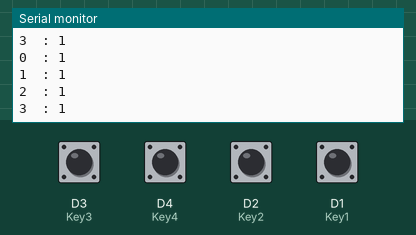
This sketch was run on a simulated ESP8266 (NodeMCU). Parts: the last lines printed to the serial monitor. The test bench sets the inputs (shaded band); at power-on: D1 (Key1), D2 (Key2), D3 (Key3), D4 (Key4) HIGH.

Above: at 1.3 s.
1.4 s: D3 (Key3) pulled LOW for 0.3 s
At 1.9 s:
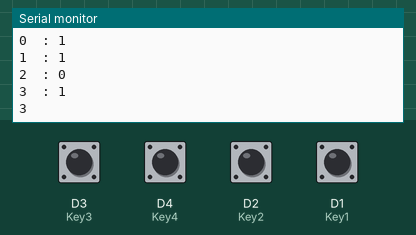
3.2 s: D4 (Key4) pulled LOW for 1 s
At 3.9 s:
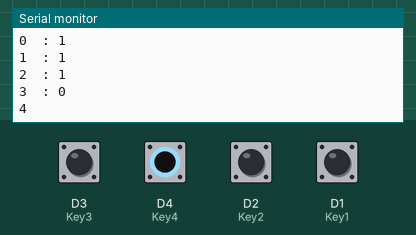
5.7 s: D2 (Key2) pulled LOW for 1 s
At 6.4 s:
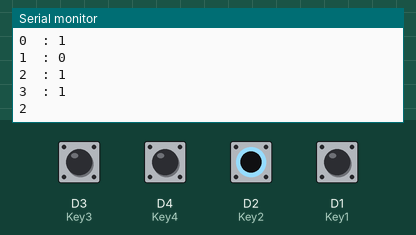
8.2 s: D1 (Key1) pulled LOW for 1 s
At 8.9 s:
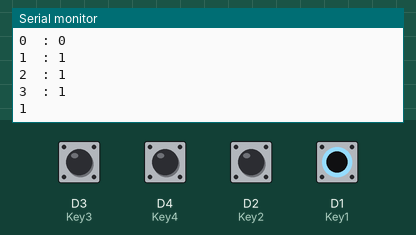
Timing chart, 0 to 11.2 s (numbered marks = the images above; inputs shaded):
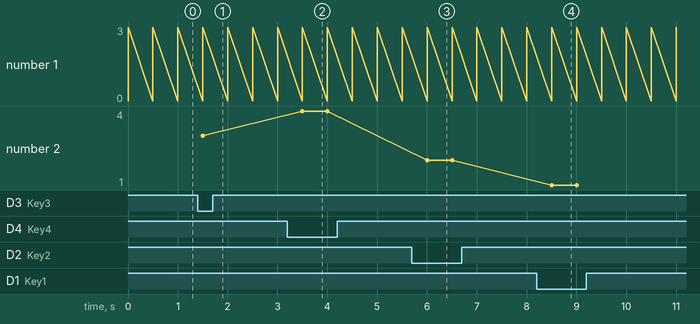

Measured:
- after the input at 1.4 s, the serial monitor: prints a new line after 0.10 s (image 1)
- after the input at 3.2 s, the serial monitor: prints a new line after 0.30 s (image 2)
- after the input at 5.7 s, the serial monitor: prints a new line after 0.30 s (image 3)
- after the input at 8.2 s, the serial monitor: prints a new line after 0.30 s (image 4)
- plotted number 2: 3 → 4 after the input at 3.2 s

The sketch:

Door0.ino
```cpp
const uint8_t Key1 = D1;
const uint8_t Key2 = D2;
const uint8_t Key3 = D3;
const uint8_t Key4 = D4;


const int buttonPin[4] = {Key1 , Key2 ,Key3 ,Key4 };

void setup() {
  // put your setup code here, to run once:

  Serial.begin(9600);
  Serial.print("Hello World\n");

  pinMode(Key1, INPUT_PULLUP);// set pin as input
  pinMode(Key2, INPUT_PULLUP);// set pin as input
  pinMode(Key3, INPUT_PULLUP);// set pin as input
  pinMode(Key4, INPUT_PULLUP);// set pin as input

}

void loop() {
  // put your main code here, to run repeatedly:

  for(uint8_t i=0 ; i<4 ; i++){
    Serial.print(i);
    Serial.print("  : ");
    byte state = digitalRead( buttonPin[i] ) ;
    Serial.println( state );

  }


  for(uint8_t i=0 ; i<4 ; i++){
    byte btn_state = digitalRead( buttonPin[i] ) ;

    if( btn_state == LOW ){

      if( buttonPin[i]==Key1){
        Serial.println("1");
      }
      else if( buttonPin[i]==Key2){
        Serial.println("2");
      }
      else if( buttonPin[i]==Key3){
        Serial.println("3");
      }
      else if( buttonPin[i]==Key4){
        Serial.println("4");
      }
    }
  }

  delay(500);
}
```
